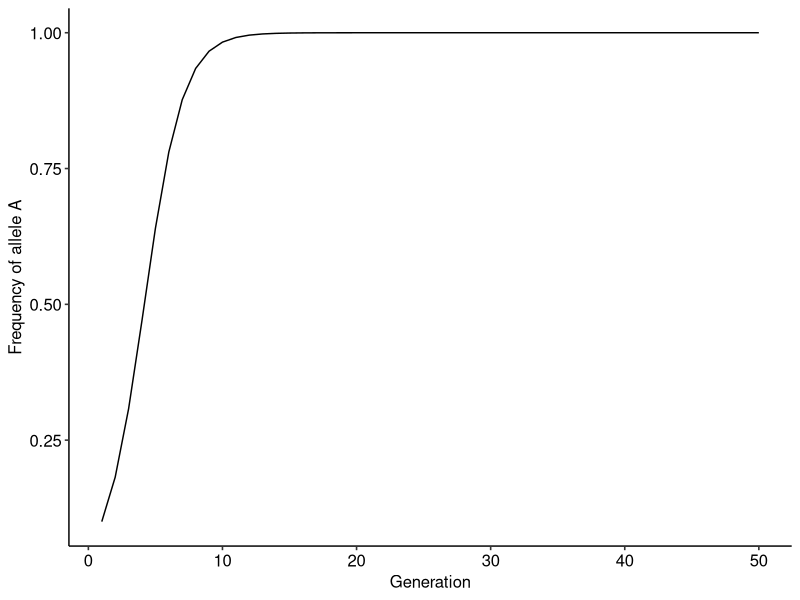
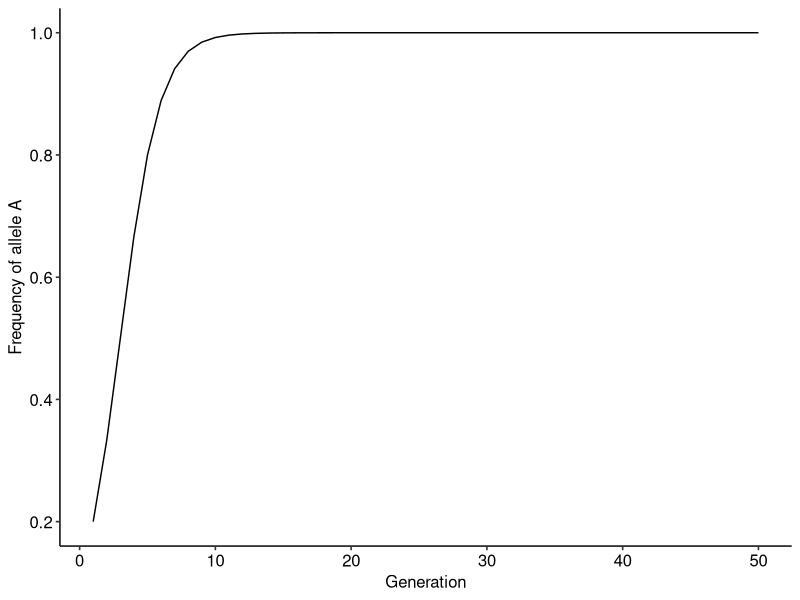
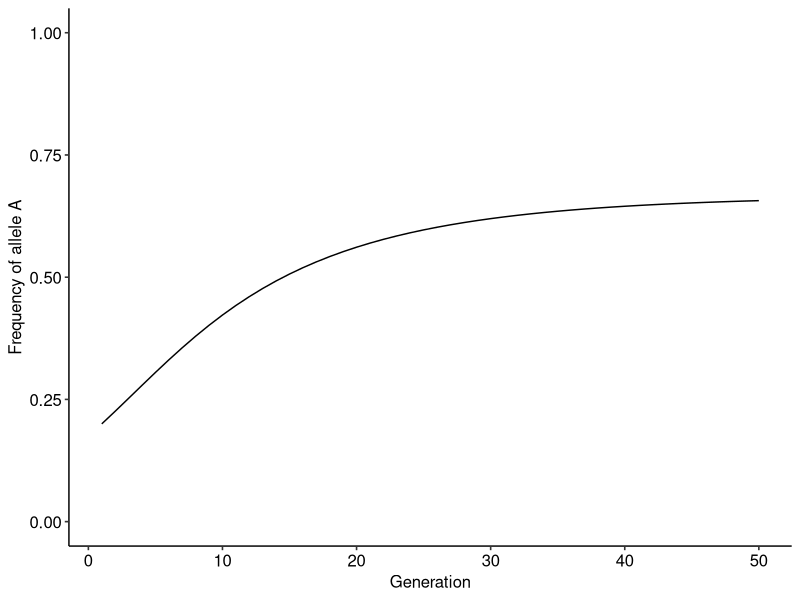
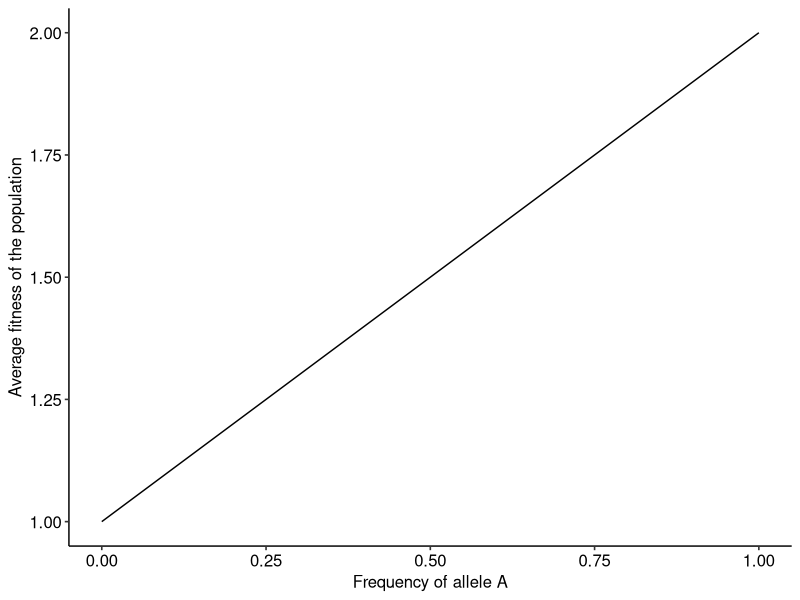
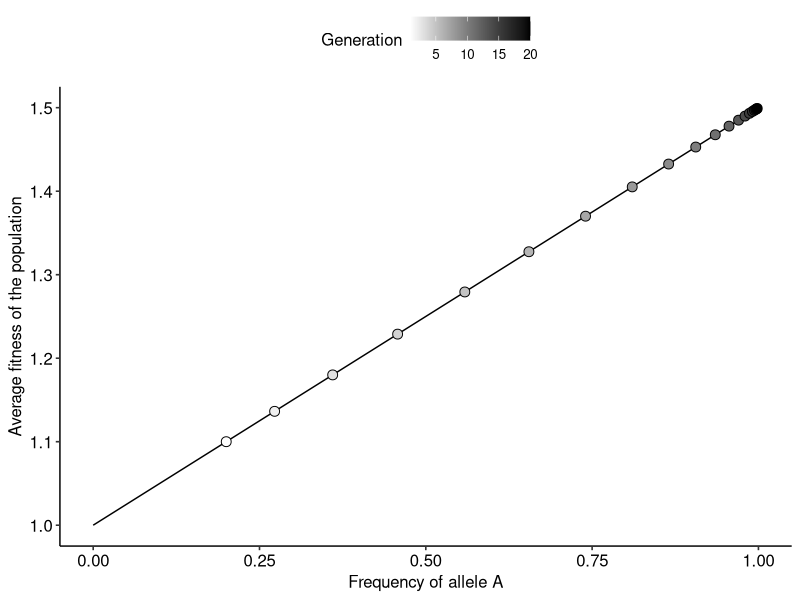
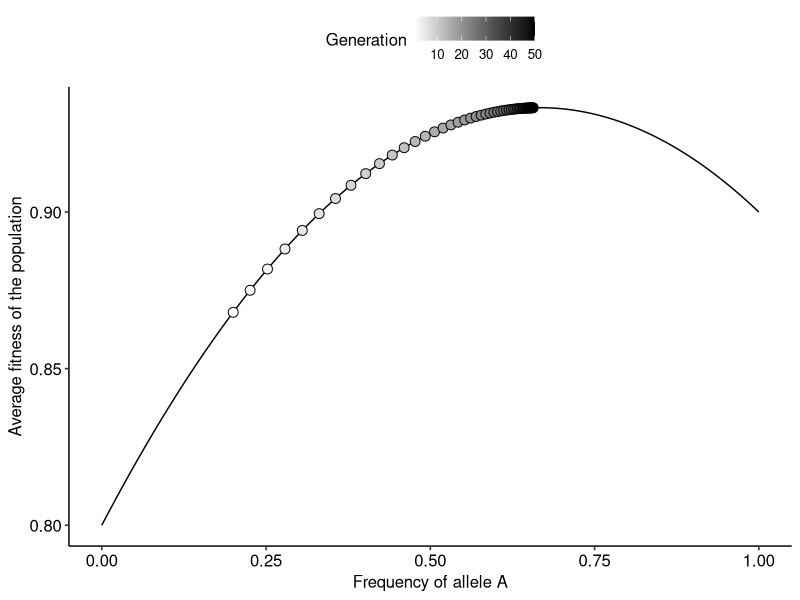

These figures' R source, in order:
## ---- chunk 1
dp = c()
p0 = 0.1
dp[1] = p0
## ---- chunk 2
wA = 2
wB = 1
## ---- chunk 3
tmax = 50 # The simulation will run for 50 generations

for(t in 1:(tmax-1)){ #Setting up the for loop
  
  p = dp[t] # Step 1
  w_avg = p*wA + (1-p)*wB #Step 2
  dp[t+1]= p + (p*(1-p)*(wA-wB)/w_avg) #Step 3
}
## ---- chunk 4
library(ggplot2)
library(ggpubr)

r = data.frame(dp=dp, t=1:tmax)

ggplot()+
  geom_line(data=r, aes(x=t, y=dp))+
  xlab("Generation")+ylab("Frequency of allele A")+
  theme_pubr()
## ---- chunk 5
evo_simulation<-function(tmax, p0, wA, wB){ #Defining the function and the input arguments
  
  dp = c() #Creating the vector to store the outcome
  dp[1]<-p0 #Setting the initial frequency of p
  
  for(t in 1:(tmax-1)){ #Setting up the for loop
  
  p = dp[t] # Step 1
  w_avg = p*wA + (1-p)*wB #Step 2
  dp[t+1]= p + (p*(1-p)*(wA-wB)/w_avg) #Step 3
}
  
  r = data.frame(dp=dp, t=1:tmax) # Building the data frame
  
  return(r)
  
}

# Running the function to test it:

r = evo_simulation(tmax=50, p0=0.2, wA=2, wB=1)

# Plotting the result

ggplot()+
  geom_line(data=r, aes(x=t, y=dp))+
  xlab("Generation")+ylab("Frequency of allele A")+
  theme_pubr()
## ---- chunk 6
evo_simulation<-function(tmax, p0, alpha, beta){ #Defining the function and the input arguments
  
  dp = c() #Creating the vector to store the outcome
  dp[1]<-p0 #Setting the initial frequency of p
  
  for(t in 1:(tmax-1)){ #Setting up the for loop
  
  p = dp[t] # Setting current frequency
  wA = 1-(alpha*p) #Computing the fitness of A at the current generation
  wB = 1-(beta*(1-p)) #Computing the fitness of B at the current generation
  w_avg = p*wA + (1-p)*wB #Computing the average fitness of the population
  dp[t+1]= p + (p*(1-p)*(wA-wB)/w_avg) #Updating frequencies
}
  
  r = data.frame(dp=dp, t=1:tmax) # Building the data frame
  
  return(r)
  
}

# Running the function to test it:

r = evo_simulation(tmax=50, p0=0.2, alpha=0.1, beta=0.2)

# Plotting the result

ggplot()+
  geom_line(data=r, aes(x=t, y=dp))+
  xlab("Generation")+ylab("Frequency of allele A")+
  scale_y_continuous(limits=c(0,1))+ #Setting the limits on the y-axis to be the same as in the previous model
  theme_pubr()
## ---- chunk 7
wA = 2 # Step 1
wB = 1 # Step 1
p = seq(0, 1, 0.001) # Step 2
w_avg = p*wA + (1-p)*wB #Step 3

land = data.frame(p, w_avg) #Building a data frame with values of p and the corresponding average fitness

# Plotting the landscape.

ggplot()+
  geom_line(data=land, aes(x=p, y=w_avg))+
  xlab("Frequency of allele A")+ylab("Average fitness of the population")+
  theme_pubr()
## ---- chunk 8

library(viridis)

evo_landscape<-function(tmax, p0, wA, wB){ #Defining the function and the input arguments
  
p_theo = seq(0, 1, 0.001) # Defining the theoretical values of p to build the fitness landscape
w_avg_theo = p_theo*wA + (1-p_theo)*wB #Computing the average fitness
land = data.frame(p_theo, w_avg_theo) #Building a data frame with values of p and the corresponding average fitness
  
dp = c() #Creating the vector to store the outcome
dw = c() #Creating a vector to keep track of the average fitness along the evolutionary dynamics
dp[1]<-p0 #Setting the initial frequency of p
  
  for(t in 1:(tmax-1)){ #Setting up the for loop
  
  p = dp[t] # Setting current frequencies
  w_avg = p*wA + (1-p)*wB # Computing average fitness
  dw[t] = w_avg
  dp[t+1]= p + (p*(1-p)*(wA-wB)/w_avg) #Updating frequency values
  
}
  dw[tmax] =  dp[tmax]*wA + (1-dp[tmax])*wB #Computing average fitness for the final time step
  r = data.frame(dp=dp, dw, t=1:tmax) # Building the data frame
  
  return(list(land, r)) # Returning a list with the data frame of the dynamics and the landscape, respectively
  
}
# Running the function to test it:

r_list = evo_landscape(tmax=20, p0=0.2, wA=1.5, wB=1)

# Plotting the landscape and how the population moves over generations

ggplot()+
  geom_line(data=r_list[[1]], aes(x=p_theo, y=w_avg_theo))+
  geom_point(data=r_list[[2]], aes(x=dp, y=dw, fill=t), color="black", shape=21, size=3)+
  scale_fill_gradientn(colors=c("white", "black"))+
  labs(fill="Generation")+
  xlab("Frequency of allele A")+ylab("Average fitness of the population")+
  theme_pubr()
## ---- chunk 9
evo_landscape<-function(tmax, p0, alpha, beta){ #Defining the function and the input arguments
  
p_theo = seq(0, 1, 0.001) # Defining the theoretical values of p to build the fitness landscape
wA_theo = 1 - (alpha*p_theo) # Defining the fitness function of A
wB_theo = 1 - (beta*(1-p_theo)) # Defining the fitness function of A
w_avg_theo = p_theo*wA_theo + (1-p_theo)*wB_theo #Computing the average fitness
land = data.frame(p_theo, w_avg_theo) #Building a data frame with values of p and the corresponding average fitness
  
dp = c() #Creating the vector to store the outcome
dw = c() #Creating a vector to keep track of the average fitness along the evolutionary dynamics
dp[1]<-p0 #Setting the initial frequency of p
  
  for(t in 1:(tmax-1)){ #Setting up the for loop
  
  p = dp[t] # Setting current frequencies
  wA = 1-(alpha*p) #Computing the fitness of A at the current generation
  wB = 1-(beta*(1-p)) #Computing the fitness of B at the current generation
  w_avg = p*wA + (1-p)*wB # Computing average fitness
  dw[t] = w_avg
  dp[t+1]= p + (p*(1-p)*(wA-wB)/w_avg) #Updating frequency values
  
}
  dw[tmax] =  dp[tmax]*wA + (1-dp[tmax])*wB #Computing average fitness for the final time step
  r = data.frame(dp=dp, dw, t=1:tmax) # Building the data frame
  
  return(list(land, r)) # Returning a list with the data frame of the dynamics and the landscape, respectively
  
}
# Running the function to test it:

r_list = evo_landscape(tmax=50, p0=0.2, alpha=0.1, beta=0.2)

# Plotting the landscape and how the population moves over generations

ggplot()+
  geom_line(data=r_list[[1]], aes(x=p_theo, y=w_avg_theo))+
  geom_point(data=r_list[[2]], aes(x=dp, y=dw, fill=t), color="black", shape=21, size=3)+
  scale_fill_gradientn(colors=c("white", "black"))+
  labs(fill="Generation")+
  xlab("Frequency of allele A")+ylab("Average fitness of the population")+
  theme_pubr()
